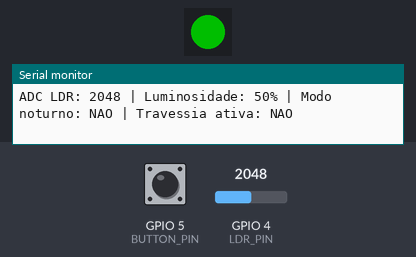
Simulated run of this sketch. Board: ESP32. Parts: 1 RGB LEDs in strip order, left to right, the last lines printed to the serial monitor. The inputs (shaded band) are chosen by the test bench; at power-on: GPIO 4 (LDR_PIN) = 2048, GPIO 5 (BUTTON_PIN) HIGH (analog values on the 0–4095 scale). Dim RGB values are drawn brighter than linear; WiFi joins after 1.5 s; servers stay silent unless stated.

Above: at 3.7 s.
3.8 s: GPIO 4 (LDR_PIN) set to 1323
7.7 s: GPIO 4 (LDR_PIN) set to 1240
At 8.76 s:
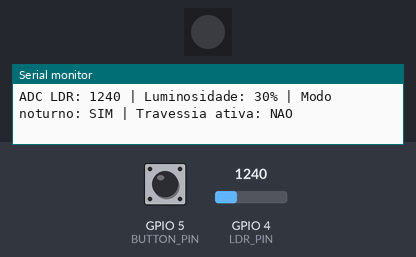
At 9.25 s:
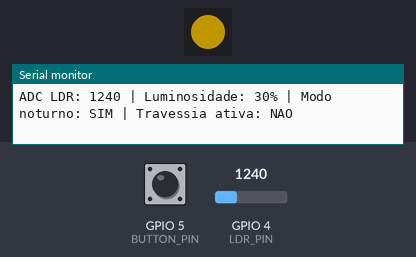
11.5 s: GPIO 5 (BUTTON_PIN) pulled LOW for 0.15 s
At 12.5 s:
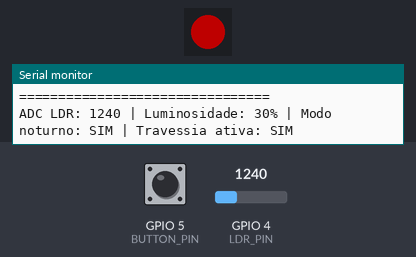
15.0 s: GPIO 5 (BUTTON_PIN) pulled LOW for 1 s
18.5 s: GPIO 5 (BUTTON_PIN) pulled LOW for 3.2 s
Timing chart, 0 to 24.2 s (numbered marks = the images above; inputs shaded):
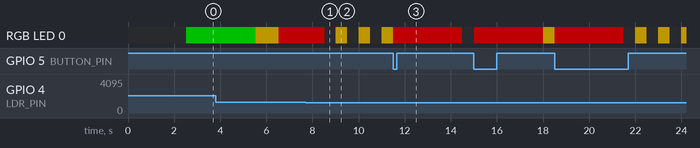

The sketch:

aula06.ino
```cpp
#include <WiFi.h>
#include <WebServer.h>
#include <Adafruit_NeoPixel.h>

const int LDR_PIN = 4;
const int BUTTON_PIN = 5;
const int RGB_LED_PIN = 8;
const int NUM_PIXELS = 1;

const char* WIFI_SSID = "NOME_DO_SEU_WIFI";
const char* WIFI_PASSWORD = "SENHA_DO_SEU_WIFI";

const char* AP_SSID = "Monitoramento_ESP32_GRUPO_E";
const char* AP_PASSWORD = "12345678";

const unsigned long WIFI_TIMEOUT_MS = 20000;
const unsigned long WIFI_RETRY_DELAY_MS = 500;
const unsigned long LDR_LOG_INTERVAL_MS = 1000;
const unsigned long LINKS_INTERVAL_MS = 10000;
const unsigned long PEDESTRIAN_DURATION_MS = 3000;
const unsigned long BUTTON_DEBOUNCE_US = 200000;

const int LDR_LOW_LIGHT_THRESHOLD = 30;

const unsigned long GREEN_DURATION_MS = 3000;
const unsigned long YELLOW_DURATION_MS = 1000;
const unsigned long RED_DURATION_MS = 4000;

WebServer server(80);
Adafruit_NeoPixel ledBuiltin(NUM_PIXELS, RGB_LED_PIN, NEO_GRB + NEO_KHZ800);

int ldrRaw = 0;
int ldrPercent = 0;
bool lowLight = false;

volatile bool pedestrianButtonPressed = false;
volatile unsigned long lastInterruptMicros = 0;

unsigned long pedestrianEndMillis = 0;
unsigned long pedestrianCounter = 0;

unsigned long lastLdrLogMillis = 0;
unsigned long lastLinksMillis = 0;

bool normalCycleStarted = false;
unsigned long trafficStateStartMillis = 0;
int trafficState = 0;

String operationMode = "iniciando";
String ledStatus = "desligado";

const char MAIN_PAGE[] PROGMEM = R"HTML(<html lang="pt-BR">
<head>
  <meta charset="UTF-8">
  <title>Semaforo com LDR e Botao</title>
  <meta name="viewport" content="width=device-width, initial-scale=1.0">

  <style>
    body {
      font-family: Arial, sans-serif;
      background: #f4f4f4;
      text-align: center;
      margin: 0;
      padding: 30px;
    }

    h1 {
      color: #222;
    }

    .card {
      background: white;
      max-width: 500px;
      margin: 20px auto;
      padding: 25px;
      border-radius: 12px;
      box-shadow: 0 0 10px rgba(0,0,0,0.15);
    }

    .value {
      font-size: 28px;
      font-weight: bold;
      color: #0066cc;
    }

    .status {
      font-size: 20px;
      font-weight: bold;
      margin-top: 10px;
    }

    .normal {
      color: green;
    }

    .alerta {
      color: orange;
    }

    .sos {
      color: red;
    }

    .small {
      color: #555;
      font-size: 14px;
    }
  </style>
</head>

<body>
  <h1>Semaforo Inteligente com LDR</h1>

  <div class="card">
    <h2>Sensor LDR</h2>
    <p>Valor ADC:</p>
    <div class="value" id="ldrRaw">---</div>

    <p>Luminosidade estimada:</p>
    <div class="value" id="ldrPercent">---%</div>

    <p>Condicao:</p>
    <div class="status" id="lightStatus">---</div>
  </div>

  <div class="card">
    <h2>Botao de Travessia</h2>
    <p>Estado:</p>
    <div class="status" id="pedestrianStatus">---</div>

    <p>Total de solicitacoes:</p>
    <div class="value" id="pedestrianCounter">---</div>
  </div>

  <div class="card">
    <h2>Semaforo</h2>
    <p>Modo:</p>
    <div class="status" id="operationMode">---</div>

    <p>LED BuiltIn:</p>
    <div class="status" id="ledStatus">---</div>
  </div>

  <p class="small">Atualizacao automatica a cada 1 segundo.</p>

  <script>
    async function atualizarDados() {
      try {
        const resposta = await fetch('/dados');
        const dados = await resposta.json();

        document.getElementById('ldrRaw').textContent = dados.ldrRaw;
        document.getElementById('ldrPercent').textContent = dados.ldrPercent + '%';

        const lightStatus = document.getElementById('lightStatus');
        if (dados.lowLight) {
          lightStatus.textContent = 'BAIXA LUMINOSIDADE - MODO NOTURNO';
          lightStatus.className = 'status alerta';
        } else {
          lightStatus.textContent = 'Luminosidade normal';
          lightStatus.className = 'status normal';
        }

        const pedestrianStatus = document.getElementById('pedestrianStatus');
        if (dados.pedestrianActive) {
          pedestrianStatus.textContent = 'TRAVESSIA SOLICITADA';
          pedestrianStatus.className = 'status sos';
        } else {
          pedestrianStatus.textContent = 'Inativo';
          pedestrianStatus.className = 'status normal';
        }

        document.getElementById('pedestrianCounter').textContent = dados.pedestrianCounter;
        document.getElementById('operationMode').textContent = dados.operationMode;
        document.getElementById('ledStatus').textContent = dados.ledStatus;
      } catch (erro) {
        console.log('Erro ao atualizar dados:', erro);
      }
    }

    setInterval(atualizarDados, 1000);
    atualizarDados();
  </script>
</body>
</html>
)HTML";

void setLedColor(uint8_t red, uint8_t green, uint8_t blue) {
  static bool initialized = false;
  static uint8_t lastRed = 0;
  static uint8_t lastGreen = 0;
  static uint8_t lastBlue = 0;

  if (initialized && lastRed == red && lastGreen == green && lastBlue == blue) {
    return;
  }

  ledBuiltin.setPixelColor(0, ledBuiltin.Color(red, green, blue));
  ledBuiltin.show();

  lastRed = red;
  lastGreen = green;
  lastBlue = blue;
  initialized = true;
}

void ledOff() {
  setLedColor(0, 0, 0);
}

void ledGreen() {
  setLedColor(0, 255, 0);
}

void ledYellow() {
  setLedColor(255, 200, 0);
}

void ledRed() {
  setLedColor(255, 0, 0);
}

void readLdr() {
  ldrRaw = analogRead(LDR_PIN);
  ldrPercent = map(ldrRaw, 0, 4095, 0, 100);

  if (ldrPercent > 100) {
    ldrPercent = 100;
  } else if (ldrPercent < 0) {
    ldrPercent = 0;
  }

  lowLight = ldrPercent <= LDR_LOW_LIGHT_THRESHOLD;
}

bool pedestrianActive() {
  return millis() < pedestrianEndMillis;
}

void IRAM_ATTR handlePedestrianButtonInterrupt() {
  unsigned long now = micros();

  if (now - lastInterruptMicros > BUTTON_DEBOUNCE_US) {
    pedestrianButtonPressed = true;
    lastInterruptMicros = now;
  }
}

void handleRoot() {
  server.send(200, "text/html", MAIN_PAGE);
}

void handleDados() {
  String json = "{";
  json += "\"ldrRaw\":";
  json += String(ldrRaw);
  json += ",";
  json += "\"ldrPercent\":";
  json += String(ldrPercent);
  json += ",";
  json += "\"lowLight\":";
  json += (lowLight ? "true" : "false");
  json += ",";
  json += "\"pedestrianActive\":";
  json += (pedestrianActive() ? "true" : "false");
  json += ",";
  json += "\"pedestrianCounter\":";
  json += String(pedestrianCounter);
  json += ",";
  json += "\"operationMode\":\"";
  json += operationMode;
  json += "\",";
  json += "\"ledStatus\":\"";
  json += ledStatus;
  json += "\"";
  json += "}";

  server.send(200, "application/json", json);
}

unsigned long trafficStateDuration(int state) {
  if (state == 1) {
    return YELLOW_DURATION_MS;
  }

  if (state == 2) {
    return RED_DURATION_MS;
  }

  return GREEN_DURATION_MS;
}

void nextTrafficState(unsigned long now) {
  if (trafficState == 0) {
    trafficState = 1;
  } else if (trafficState == 1) {
    trafficState = 2;
  } else {
    trafficState = 0;
  }

  trafficStateStartMillis = now;
}

void updateNormalTrafficLight(unsigned long now) {
  if (!normalCycleStarted) {
    trafficState = 0;
    trafficStateStartMillis = now;
    normalCycleStarted = true;
  } else if (now - trafficStateStartMillis >= trafficStateDuration(trafficState)) {
    nextTrafficState(now);
  }

  operationMode = "normal";

  if (trafficState == 0) {
    ledGreen();
    ledStatus = "verde - fluxo liberado";
  } else if (trafficState == 1) {
    ledYellow();
    ledStatus = "amarelo - atencao";
  } else {
    ledRed();
    ledStatus = "vermelho - pare";
  }
}

void updateTrafficLight() {
  unsigned long now = millis();

  if (pedestrianActive()) {
    normalCycleStarted = false;
    ledRed();
    operationMode = "travessia de pedestres";
    ledStatus = "vermelho - travessia solicitada";
    return;
  }

  if (lowLight) {
    normalCycleStarted = false;
    operationMode = "noturno";

    if ((now % 1000) <= 499) {
      ledYellow();
      ledStatus = "amarelo aceso - modo noturno";
    } else {
      ledOff();
      ledStatus = "amarelo apagado - modo noturno";
    }

    return;
  }

  updateNormalTrafficLight(now);
}

void startAccessPoint() {
  WiFi.mode(WIFI_AP);

  bool apStarted = WiFi.softAP(AP_SSID, AP_PASSWORD);

  Serial.println();
  Serial.println("Nao foi possivel conectar ao Wi-Fi configurado.");

  if (apStarted) {
    Serial.println("Modo Access Point iniciado.");
    Serial.print("SSID: ");
    Serial.println(AP_SSID);
    Serial.print("IP do AP: ");
    Serial.println(WiFi.softAPIP());
  }
}

void printAccessLinks() {
  Serial.println();
  Serial.println("===== LINKS DE ACESSO =====");

  if (WiFi.getMode() == WIFI_AP || WiFi.getMode() == WIFI_AP_STA) {
    Serial.print("Rede criada pelo ESP32: ");
    Serial.println(AP_SSID);
    Serial.print("Acesse: http://");
    Serial.println(WiFi.softAPIP());
    Serial.print("Endpoint JSON: http://");
    Serial.print(WiFi.softAPIP());
    Serial.println("/dados");
  } else {
    Serial.print("Wi-Fi conectado: ");
    Serial.println(WIFI_SSID);
    Serial.print("IP do ESP32: ");
    Serial.println(WiFi.localIP());
    Serial.print("Endpoint JSON: http://");
    Serial.print(WiFi.localIP());
    Serial.println("/dados");
  }

  Serial.println("===========================");
}

void connectWifi() {
  WiFi.mode(WIFI_STA);

  Serial.print("Conectando ao Wi-Fi: ");
  Serial.println(WIFI_SSID);

  WiFi.begin(WIFI_SSID, WIFI_PASSWORD);

  unsigned long startAttemptTime = millis();

  while (WiFi.status() != WL_CONNECTED && millis() - startAttemptTime < WIFI_TIMEOUT_MS) {
    delay(WIFI_RETRY_DELAY_MS);
    Serial.print(".");
  }

  if (WiFi.status() == WL_CONNECTED) {
    Serial.println();
    Serial.println("Wi-Fi conectado com sucesso.");
    Serial.print("IP: ");
    Serial.println(WiFi.localIP());
    Serial.print("Gateway: ");
    Serial.println(WiFi.gatewayIP());
    Serial.print("Mascara: ");
    Serial.println(WiFi.subnetMask());
    Serial.print("RSSI: ");
    Serial.print(WiFi.RSSI());
    Serial.println(" dBm");
  } else {
    startAccessPoint();
  }
}

void setup() {
  Serial.begin(115200);
  delay(1000);

  Serial.println();
  Serial.println("--- Iniciando Semaforo Inteligente com LDR e Botao ---");

  ledBuiltin.begin();
  ledBuiltin.setBrightness(80);
  ledOff();

  connectWifi();

  analogReadResolution(12);
  analogSetPinAttenuation(LDR_PIN, ADC_11db);

  pinMode(BUTTON_PIN, INPUT_PULLUP);
  attachInterrupt(digitalPinToInterrupt(BUTTON_PIN), handlePedestrianButtonInterrupt, FALLING);

  server.on("/", handleRoot);
  server.on("/dados", handleDados);
  server.begin();

  Serial.println("Servidor HTTP iniciado.");
  printAccessLinks();

  readLdr();
}

void loop() {
  server.handleClient();

  unsigned long now = millis();

  if (pedestrianButtonPressed) {
    noInterrupts();
    pedestrianButtonPressed = false;
    interrupts();

    pedestrianCounter++;
    pedestrianEndMillis = now + PEDESTRIAN_DURATION_MS;

    Serial.println();
    Serial.println("===== TRAVESSIA SOLICITADA =====");
    Serial.println("Botao de travessia detectado por interrupcao.");
    Serial.print("LED vermelho ativo por ");
    Serial.print(3);
    Serial.println(" segundos.");
    Serial.print("Total de solicitacoes: ");
    Serial.println(pedestrianCounter);
    Serial.println("================================");
  }

  if (now - lastLdrLogMillis > 999) {
    lastLdrLogMillis = now;
    readLdr();

    Serial.print("ADC LDR: ");
    Serial.print(ldrRaw);
    Serial.print(" | Luminosidade: ");
    Serial.print(ldrPercent);
    Serial.print("% | Modo noturno: ");
    Serial.print(lowLight ? "SIM" : "NAO");
    Serial.print(" | Travessia ativa: ");
    Serial.println(pedestrianActive() ? "SIM" : "NAO");
  }

  if (now - lastLinksMillis > 9999) {
    lastLinksMillis = now;
    printAccessLinks();
  }

  updateTrafficLight();
}
```

Measured:
- the behaviour switches between 1270 and 1269 on GPIO 4 (LDR_PIN) (found by bisection; images 0 and 1)
